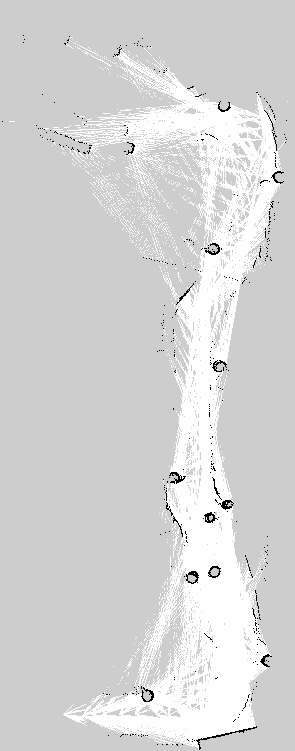
#> input picture src/esda_simulation_2025/maps/feb14_igvc.pgm, 295 x 751 px; its folder holds only this picture in this run
$ python lane_classic.py --image ../../src/esda_simulation_2025/maps/feb14_igvc.pgm
#> lines starting #> are read from the running program, lines starting #| are printed output that depends on the picture; after the words box and inside, x2 and y2 are one past the last pixel; in counts of white or black regions, pixels touching at a corner belong together
#> in main, img is the input picture: shape (751, 295, 3); min 0, max 254, mean 213.2
### research/vision/synth_gen.py
#!/usr/bin/env python3
"""
ESDA synthetic scene generator  —  labelled lane/cone frames, no Gazebo needed.

WHY THIS EXISTS
    Task 2 of CLAUDE_TASKS.md ("label 200-400 frames in Roboflow") is hours of
    manual polygon work and was the thing blocking the whole pipeline. This
    skips it: we RENDER the camera view ourselves, so we already know which
    pixel is lane and which is cone. Labels are exact, free, and unlimited.

WHY IT MATCHES THE SIM
    Two things are taken from the actual simulation, not invented:
      1. the textures  -- models/orange_igvc/materials/textures/ground.png and
         Construction_Barrel_Diffuse.png are the real assets Gazebo renders, so
         asphalt speckle, lane-paint white and barrel orange are pixel-correct.
      2. the camera    -- the ground<->pixel homography below is the exact
         inverse of the IPM in lane_seg_node.py, built from the verified xacro
         chain (see vision_config.yaml projection block). Train and deploy
         therefore share one geometry.

THE POINT OF THE EXERCISE
    Sampled from the real textures:
        lane paint        BGR (242, 242, 242)
        barrel white band BGR (235, 224, 216)
    They are the same colour. That is exactly why the old white-threshold
    detector tagged barrels as lane and inflated the costmap into a false wall.
    No threshold can fix it. Every frame here deliberately contains that
    ambiguity, and the white bands are always labelled `cone`, never `lane`,
    so the model is forced to learn shape and context instead of colour.

USAGE
    python3 synth_gen.py --out ~/esda_datasets/lane_seg --n-train 1200 --n-val 200
    python3 synth_gen.py --out /tmp/ds --n-train 40 --n-val 10 --preview 6

OUTPUT (ready for train.py / ultralytics, no Roboflow account needed)
    <out>/images/{train,val}/*.jpg
    <out>/labels/{train,val}/*.txt      # YOLOv8-seg polygons, normalised
    <out>/data.yaml                     # absolute path, class order lane,cone,drivable
"""
import argparse
import os
import random

import cv2
import numpy as np

# ---------------------------------------------------------------------------
# Camera model -- READ FROM vision_config.yaml, not hard-coded.
#
# This module is the single source of truth for two different things: the
# synthetic TRAINING images, and the ground-truth labels autolabel.py
# computes for real renderer frames. If it disagrees with the camera the
# robot actually has, the model is trained for a camera that does not exist
# AND is then scored against labels for a camera that does not exist. Both
# wrong, in the same direction, so nothing looks broken.
#
# That is not hypothetical. These constants sat at the ORIGINAL rig --
# fx 528.43, height 0.4775, pitch 0 -- for a day after the camera moved to
# 90 deg, 1.1 m and 20 deg down. Three separate files have held this
# geometry (camera.xacro, vision_config.yaml, here) and keeping three in
# step by hand has failed every time it has been tried.
#
# So: one file owns it, and the other two derive. The literals below are
# only a fallback for running this module without the config present.
# ---------------------------------------------------------------------------
import yaml as _yaml

_FALLBACK = dict(fx=528.43, fy=528.43, cx=320.0, cy=240.0,
                 cam_height=0.4775, cam_x_offset=-0.165423, cam_pitch_deg=0.0)


def _load_projection(path=None):
    # ESDA_VISION_CONFIG picks another camera without editing this file, e.g.
    # camera_front.yaml / camera_pole_top.yaml for the two sim mounts.
    path = (path or os.environ.get("ESDA_VISION_CONFIG")
            or os.path.join(os.path.dirname(os.path.abspath(__file__)),
                            "vision_config.yaml"))
    try:
        with open(path) as fh:
            p = dict(_yaml.safe_load(fh)["projection"])
    except Exception:
        return dict(_FALLBACK), False
    out = dict(_FALLBACK)
    out.update({k: p[k] for k in _FALLBACK if k in p})
    return out, True


_PROJ, _FROM_CONFIG = _load_projection()

FX = float(_PROJ["fx"])
FY = float(_PROJ["fy"])
CX = float(_PROJ["cx"])
CY = float(_PROJ["cy"])
CAM_HEIGHT = float(_PROJ["cam_height"])
CAM_X_OFFSET = float(_PROJ["cam_x_offset"])
# The mount's own down-pitch. Callers may still pass an extra pitch_deg, which
# ADDS to this, so existing call sites keep working and a caller that passes
# nothing now gets the real mount instead of silently assuming level.
CAM_PITCH_DEG = float(_PROJ["cam_pitch_deg"])

# cx, cy are the image centre, so the sensor size follows from them.
W, H_IMG = int(round(2.0 * CX)), int(round(2.0 * CY))
MAX_X = 30.0             # clamp: ignore ground further than this


# [7 lines left out: function camera_summary, not called in this run]


CLASS_NAMES = ["lane", "cone", "drivable"]
LANE, CONE, DRIVABLE = 0, 1, 2


# ---------------------------------------------------------------------------
# Geometry: pixel <-> ground. Exact inverse of lane_seg_node.py's _project().
# ---------------------------------------------------------------------------
def _eff_pitch(pitch_deg):
    """The camera's real down-tilt: its mount plus any extra the caller adds.

    Callers pass pitch_deg for a transient tilt (a bump, a future IMU
    reading). The mount angle itself comes from the config, so a caller that
    passes nothing gets the REAL camera instead of silently assuming level
    -- which is what made every label wrong after the mount changed.
    """
    return CAM_PITCH_DEG + float(pitch_deg or 0.0)


def pixel_to_ground(pitch_deg=0.0):
    """For every pixel, the ground point (X fwd, Y left) in base_link metres.

    Returns (X, Y, valid). Pixels above the horizon, or beyond MAX_X, are
    marked invalid. This mirrors _project() in lane_seg_node.py exactly:
    ray -> pitch rotation -> intersect the z = -cam_height ground plane.
    """
    us, vs = np.meshgrid(np.arange(W, dtype=np.float64),
                         np.arange(H_IMG, dtype=np.float64))
    dx = (us - CX) / FX
    dy = (vs - CY) / FY
    dz = np.ones_like(dx)

    p = np.deg2rad(_eff_pitch(pitch_deg))
    cp, sp = np.cos(p), np.sin(p)
    dy2 = cp * dy + sp * dz
    dz2 = -sp * dy + cp * dz

    with np.errstate(divide="ignore", invalid="ignore"):
        t = CAM_HEIGHT / dy2           # distance scale along the ray
    valid = np.isfinite(t) & (t > 0)

    t = np.where(valid, t, 0.0)
    X = np.where(valid, t * dz2 + CAM_X_OFFSET, 0.0)
    Y = np.where(valid, -t * dx, 0.0)
    valid &= (X > 0.2) & (X < MAX_X)
    return X, Y, valid


# [86 lines left out: functions ground_to_pixel, ground_to_pixel_elevated, build_asphalt_plate, sample_barrel_palette, random_lane, not called in this run]


def centreline(lane, X):
    return lane["a0"] + lane["a1"] * X + lane["a2"] * X ** 2 + lane["a3"] * X ** 3


def centreline_slope(lane, X):
    return lane["a1"] + 2 * lane["a2"] * X + 3 * lane["a3"] * X ** 2


# [303 lines left out: functions lane_masks, draw_barrel, draw_shadow, mask_to_polys, render_frame, apply_roll and 1 more, not called in this run]


# cache the (X, Y, valid) fields per quantised pitch -- recomputing per frame is
# the slowest part of the generator by far
_PIX_CACHE = {}


def pitch_round(p):
    return round(float(p) * 2) / 2.0


# [95 lines left out: functions prime_pixel_cache, main, not called in this run]


# [2 lines that do not run on import are left out]

### research/vision/lane_classic.py
#!/usr/bin/env python3
"""lane_classic.py -- find the painted lane without a neural network.

WHY THIS EXISTS. The IGVC AutoNav 2025 first-place run's own debug view is a
binary image: white lines on black inside a trapezoid. No segmentation network
in sight. Painted lines are the easiest thing in the scene -- bright, thin,
high contrast against asphalt or grass -- and a threshold finds them in well
under a millisecond, against roughly 8 ms for YOLOv8n-seg on a 5060 Ti and
considerably more on a Jetson.

Our YOLO weights currently score 0.174 recall at the camera the robot actually
carries. Before spending an hour of GPU on a retrain it is worth knowing what
a threshold scores on the same frames, because if the answer is "much better"
then the perception problem was never a model problem.

FOUR METHODS, because which one wins is an empirical question:

  otsu      global Otsu on greyscale, keep the bright class. Simplest. Fails
            when sun and shade split the frame, since one global level cannot
            serve both.
  value     bright AND desaturated in HSV. Paint is white; grass and asphalt
            are not. Uses colour, so it is the one that would suffer most from
            feeding the pipeline greyscale.
  adaptive  threshold against a local mean. Survives a brightness gradient
            across the frame.
  tophat    white top-hat: subtract a morphological opening, which deletes
            anything wider than the structuring element and leaves thin bright
            ridges. A lane line IS a thin bright ridge, and the result is
            invariant to the background level, so shade and sun threshold the
            same. This is the one to beat.

Every method ends the same way: keep only pixels below the horizon (derived
from the camera geometry, not hardcoded), drop connected components too small
to be a line, and close small gaps.

    python3 vision/lane_classic.py --selftest
    python3 vision/eval_recall.py --data <ds> --detector classic --method tophat
"""
import argparse
import os
import sys

import numpy as np

sys.path.insert(0, os.path.dirname(os.path.abspath(__file__)))

try:
    import cv2
    HAVE_CV = True
except ImportError:
    HAVE_CV = False

METHODS = ("otsu", "value", "adaptive", "tophat")
_HORIZON = {}
_ROI = {}


# [7 lines left out: function horizon_row, not called in this run]


def ground_roi(pitch_deg=0.0, max_range=6.0):
    """Per-pixel mask of where the ground actually is, from the projection.

    A single horizon ROW is not enough. Above the horizon there is sky, but
    past the horizon row there is also the far edge of the arena and the grey
    band beyond it, and all of it is brighter than grass -- the first run of
    this detector happily reported the skyline as a lane. pixel_to_ground
    already marks a pixel invalid if it is above the horizon OR beyond
    MAX_X, which is exactly the region a lane cannot be in, so use that
    rather than a row number. It is the same projection the labels and the
    lane node use, so the detector is confined to the area it is scored on.
    """
    key = (pitch_deg, max_range)
    if key not in _ROI:
        import synth_gen as sg
        X, _, valid = sg.pixel_to_ground(pitch_deg)
        # synth_gen's MAX_X is 30 m, so "valid" reaches the far side of the
        # arena: rows 137-200 are ground between 4.6 and 29 m, which is where
        # the arena's bright edge and the grey border live. The stack consumes
        # lane points to 4 m and the scoring bins stop at 6, so paint at 25 m
        # is neither usable nor scored -- and reporting it is pure noise.
        _ROI[key] = valid & (X <= max_range)
    return _ROI[key]


def _clean(mask, min_area, close_px):
    if close_px > 0:
        k = cv2.getStructuringElement(cv2.MORPH_ELLIPSE, (close_px, close_px))
        mask = cv2.morphologyEx(mask, cv2.MORPH_CLOSE, k)
    if min_area > 0:
        n, lab, stats, _ = cv2.connectedComponentsWithStats(mask, 8)
        keep = np.zeros(n, bool)
        for i in range(1, n):
            keep[i] = stats[i, cv2.CC_STAT_AREA] >= min_area
        mask = (keep[lab]).astype(np.uint8)
    return mask


def lane_mask(bgr, method="tophat", pitch_deg=0.0, min_area=120, close_px=3,
              tophat_px=25, tophat_thresh=12, adaptive_block=61, adaptive_c=-8,
              v_min=170, s_max=60, roi_top=None, max_range=6.0,
              max_area_frac=0.15):
    """Binary lane mask, same shape as the image. True where paint is.

    max_area_frac is a sanity check, and it is not optional.

    PAINT IS THIN. Measured on the teleport bench, a real detection covers
    0.7% to 3.5% of the ROI. A mask covering a sixth of the drivable ground
    is not a lane, whatever the threshold thinks.

    This exists because otsu has no way to decline. It always splits the
    histogram into two classes, even when the image contains only one thing,
    so a frame of bare asphalt with no paint in it gets split into "darker
    asphalt" and "lighter asphalt" and the lighter half is reported as lane.
    The self-test below has said so since the day it was written -- otsu is
    excluded from the blank-field check with a note that a global threshold
    needs a guard in front of it -- and the guard was never added. On the
    IGVC course the robot drove into open ground behind a wall of lane cells
    that were a flat grey surface being thresholded against itself.

    It matters more here than it would elsewhere because the lane is written
    into the costmap as a LETHAL obstacle. A missed line costs a detection; a
    false line builds a wall across drivable ground. The failures are not
    symmetric, so the guard is biased to refuse.
    """
#> called with method = 'tophat', pitch_deg = 0, min_area = 120, close_px = 3, tophat_px = 25, tophat_thresh = 12, adaptive_block = 61, adaptive_c = -8
    if method not in METHODS:
        raise ValueError(f"method must be one of {METHODS}")
    h, w = bgr.shape[:2]
#> h = 751; w = 295
    grey = cv2.cvtColor(bgr, cv2.COLOR_BGR2GRAY)

    if method == "otsu":
        _, m = cv2.threshold(grey, 0, 1, cv2.THRESH_BINARY + cv2.THRESH_OTSU)
    elif method == "value":
        hsv = cv2.cvtColor(bgr, cv2.COLOR_BGR2HSV)
        m = ((hsv[..., 2] >= v_min) & (hsv[..., 1] <= s_max)).astype(np.uint8)
    elif method == "adaptive":
        blk = adaptive_block | 1
        m = cv2.adaptiveThreshold(grey, 1, cv2.ADAPTIVE_THRESH_GAUSSIAN_C,
                                  cv2.THRESH_BINARY, blk, adaptive_c)
    else:  # tophat
        k = cv2.getStructuringElement(cv2.MORPH_ELLIPSE, (tophat_px, tophat_px))
        th = cv2.morphologyEx(grey, cv2.MORPH_TOPHAT, k)
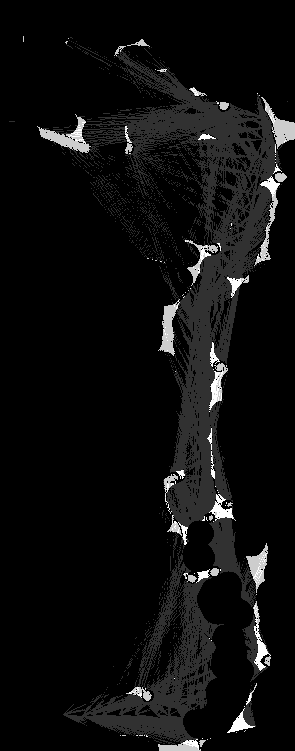
#> th: shape (751, 295); min 0, max 254, mean 14.1
        m = (th >= tophat_thresh).astype(np.uint8)
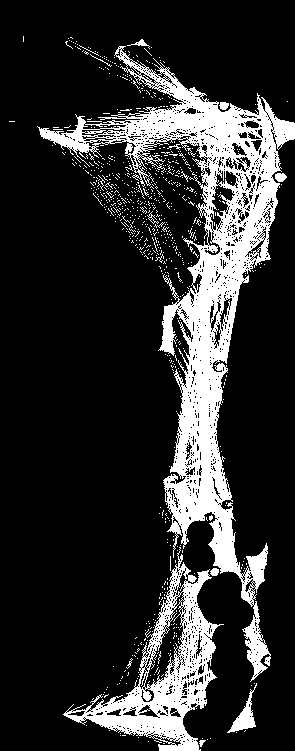
#> m: shape (751, 295); values 0 (black) and 1 (white), 18.3% white; 770 white regions (754 under 20 px), largest, box (x1, y1, x2, y2) and area: (37, 46, 295, 682) 29293, (63, 547, 224, 751) 8446, (227, 683, 257, 733) 452

    if roi_top is None:
        roi = ground_roi(pitch_deg, max_range)
        if roi.shape != (h, w):
            roi = cv2.resize(roi.astype(np.uint8), (w, h),
                             interpolation=cv2.INTER_NEAREST).astype(bool)
        m[~roi] = 0
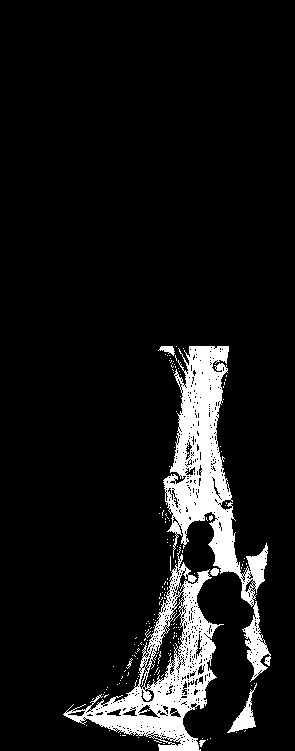
#> m: shape (751, 295); values 0 (black) and 1 (white), 9% white; 172 white regions (165 under 20 px), largest, box (x1, y1, x2, y2) and area: (163, 346, 271, 682) 10494, (63, 547, 224, 751) 8446, (227, 683, 257, 733) 452
        roi_px = int(roi.sum())
#> roi_px = 119475
    elif roi_top > 0:
        m[:min(roi_top, h)] = 0
        roi_px = (h - min(roi_top, h)) * w
    else:
        roi_px = h * w
    out = _clean(m, min_area, close_px).astype(bool)
#> in _clean, `mask = cv2.morphologyEx(mask, cv2.MORPH_CLOSE, k)`:
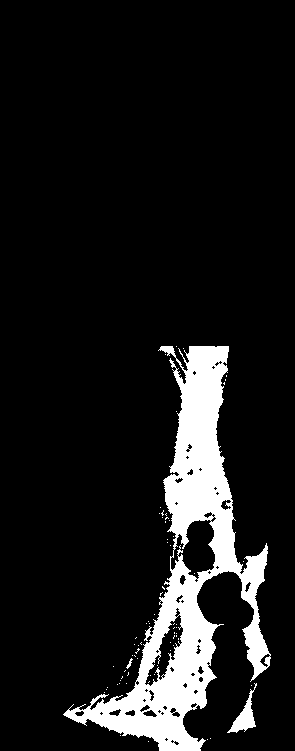
#> mask: shape (751, 295); values 0 (black) and 1 (white), 10.4% white; 70 white regions (67 under 20 px), largest, box (x1, y1, x2, y2) and area: (63, 346, 271, 751) 22343, (227, 683, 257, 733) 477, (126, 658, 133, 669) 27
#> in _clean, `n, lab, stats, _ = cv2.connectedComponentsWithStats(mask, 8)`:
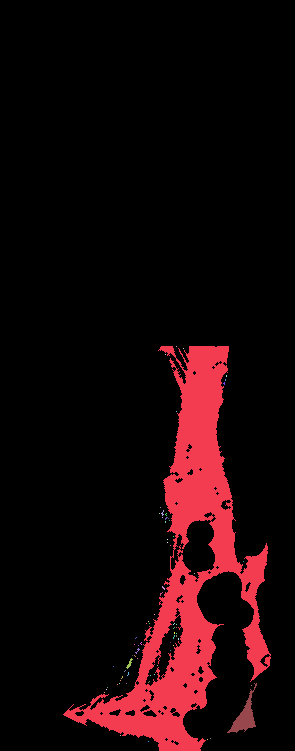
#> lab: shape (751, 295) int32; 71 distinct labels, from 0 to 70; one colour per label, 0 black
#> in _clean, `n, lab, stats, _ = cv2.connectedComponentsWithStats(mask, 8)`: n = 71; stats = 71 rows, first 6: [0, 0, 295, 751, 198575], [63, 346, 208, 405, 22343], [176, 346, 1, 1, 1], [183, 348, 1, 1, 1], [165, 354, 1, 1, 1], [226, 375, 1, 2, 2]
#> in _clean, `mask = (keep[lab]).astype(np.uint8)`:
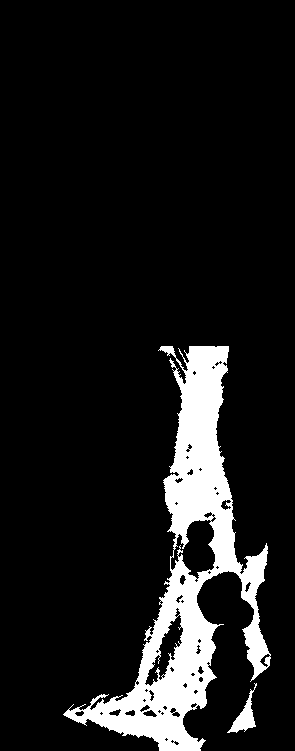
#> mask: shape (751, 295); values 0 (black) and 1 (white), 10.3% white; 2 white regions, box (x1, y1, x2, y2) and area: (63, 346, 271, 751) 22343, (227, 683, 257, 733) 477
    if max_area_frac > 0.0 and roi_px > 0 and out.sum() > max_area_frac * roi_px:
        return np.zeros_like(out)
    return out


# ----------------------------------------------------------------- selftest --
# [118 lines left out: function selftest, not called in this run]


def main():
    p = argparse.ArgumentParser(description=__doc__,
                                formatter_class=argparse.RawDescriptionHelpFormatter)
    p.add_argument("--selftest", action="store_true")
    p.add_argument("--image", help="run one image and write <image>_mask.png")
    p.add_argument("--method", default="tophat", choices=METHODS)
    a = p.parse_args()
    if not HAVE_CV:
        raise SystemExit("needs opencv")
    if a.selftest:
        return selftest()
    if not a.image:
        raise SystemExit("--image or --selftest")
    img = cv2.imread(a.image, cv2.IMREAD_COLOR)
    m = lane_mask(img, a.method)
#> m: shape (751, 295) bool; every value is 0
    out = os.path.splitext(a.image)[0] + f"_{a.method}.png"
    cv2.imwrite(out, (m * 255).astype(np.uint8))
    print(f"{m.sum()} lane pixels -> {out}")
#| 0 lane pixels -> ../../src/esda_simulation_2025/maps/feb14_igvc_tophat.png


if __name__ == "__main__":
    raise SystemExit(main())
#> (the program exits here)

$ run again, on src/esda_simulation_2025/maps/igvc_test_map_feb1.pgm
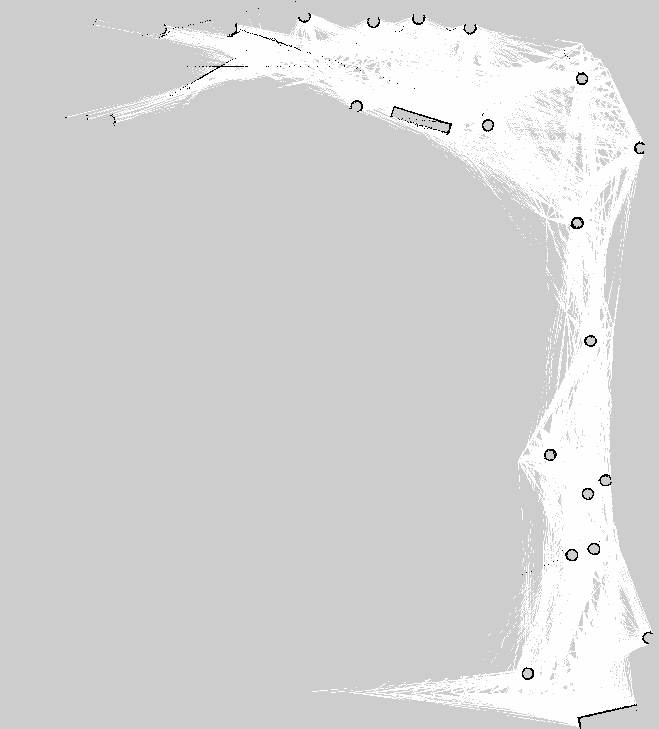
#> input picture src/esda_simulation_2025/maps/igvc_test_map_feb1.pgm, 659 x 729 px
#> in main, img is the input picture: shape (729, 659, 3); min 0, max 254, mean 212.4
#> in _clean, `n, lab, stats, _ = cv2.connectedComponentsWithStats(mask, 8)`:
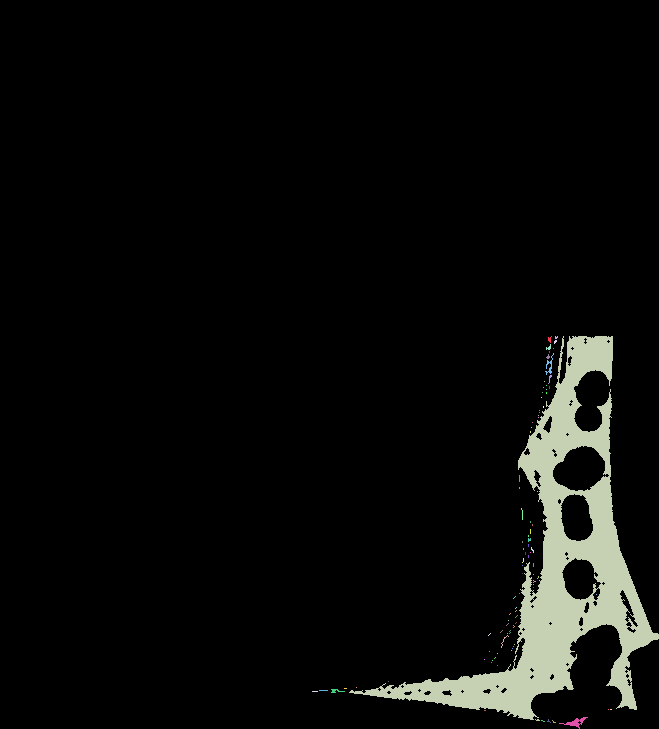
#> lab: shape (729, 659) int32; 93 distinct labels, from 0 to 92; one colour per label, 0 black
#> n = 93; stats = 93 rows, first 6: [0, 0, 659, 729, 454281], [548, 336, 4, 7, 15], [555, 336, 3, 3, 7], [349, 336, 310, 384, 25655], [554, 340, 3, 4, 8], [546, 344, 5, 6, 16]
#> in _clean, `mask = (keep[lab]).astype(np.uint8)`:
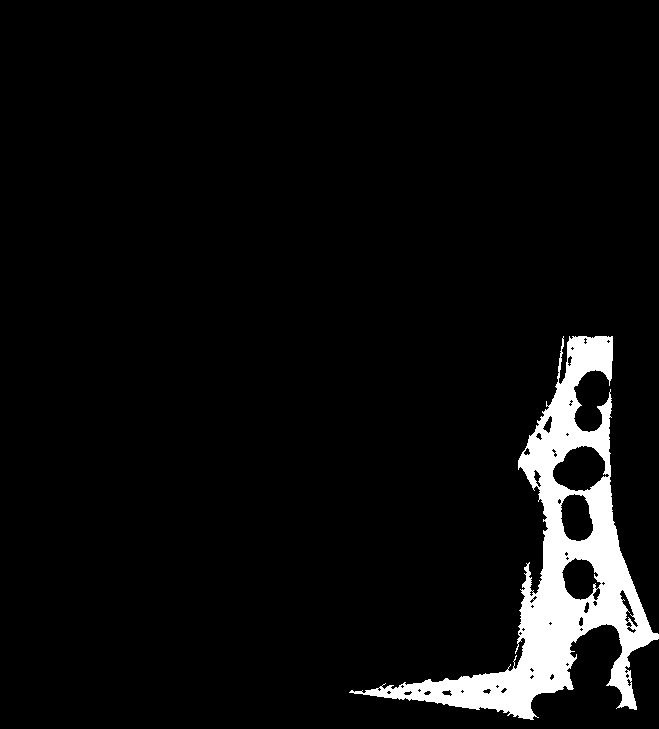
#> mask: shape (729, 659); values 0 (black) and 1 (white), 5.3% white; 1 white region, box (x1, y1, x2, y2) and area: (349, 336, 659, 720) 25655
#| 25655 lane pixels -> ../../src/esda_simulation_2025/maps/igvc_test_map_feb1_tophat.png
